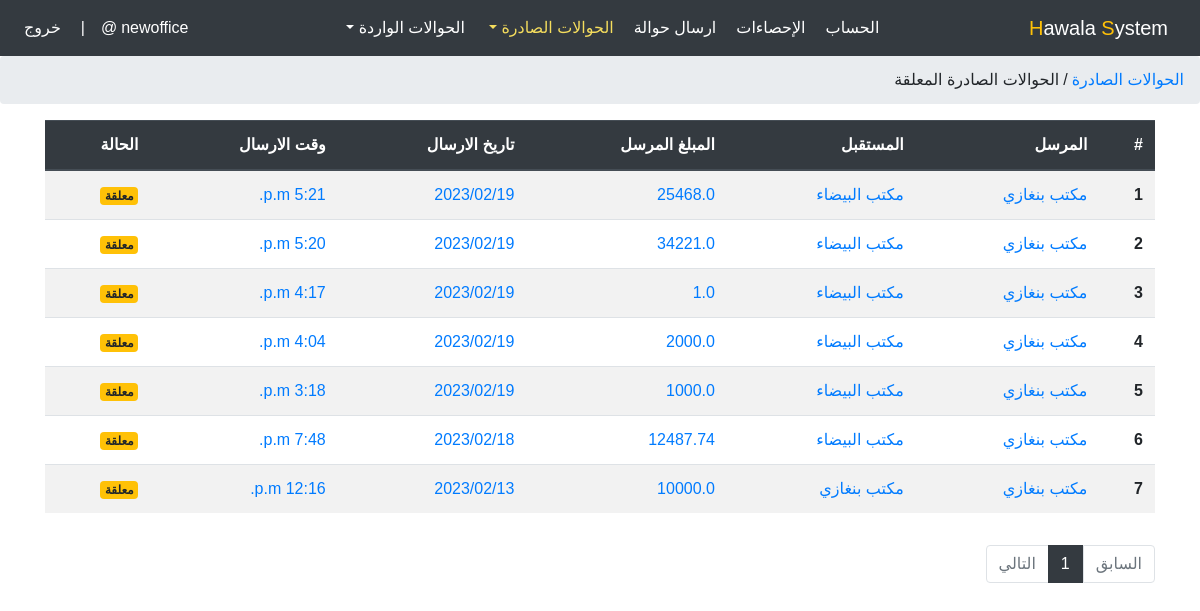
The app's page /office/waitingOutgoingTransfersList (signed in) with its own data.
### account/models.py (models this page shows, shortened)
class TblUser(AbstractUser):
    user_type = models.PositiveIntegerField(choices=USER_TYPE)

class TblOfficeUser(models.Model):
    user = models.OneToOneField(TblUser, on_delete=models.CASCADE, primary_key=True)
    name = models.CharField(max_length=100)
    bio = models.TextField(max_length=1500, null=True, blank=True)
    email = models.EmailField()
    special_phone = models.CharField(max_length=14)
    city = models.PositiveIntegerField(choices=CITY_CHOICES, default=1)
    address = models.CharField(max_length=100)
    url_address = models.CharField(max_length=200)
    create_at = models.DateTimeField(auto_now_add=True)
    update_at = models.DateTimeField(auto_now=True)

### office/models.py (models this page shows, shortened)
class TblMoneyTransfer(models.Model):
    sender_office = models.ForeignKey(TblOfficeUser, related_name='from_office', on_delete=models.CASCADE)
    recipient_office = models.ForeignKey(TblOfficeUser, related_name='to_office', on_delete=models.CASCADE)
    sent_amount = models.FloatField(validators=[MinValueValidator(1.0), MaxValueValidator(1000000000.0)])
    sender_commission = models.FloatField(validators=[MinValueValidator(1.0), MaxValueValidator(1000000.0)])
    recipient_commission = models.FloatField(validators=[MinValueValidator(1.0), MaxValueValidator(1000000.0)])
    commission_from_sender = models.FloatField(validators=[MinValueValidator(0.0), MaxValueValidator(1000000.0)])
    commission_from_recipient = models.FloatField(validators=[MinValueValidator(0.0), MaxValueValidator(1000000.0)])
    approval_by_recipient = models.BooleanField(default=False)
    sent_at = models.DateTimeField(auto_now_add=True)
    approval_at = models.DateTimeField(null=True, blank=True)
    rejection_at = models.DateTimeField(null=True, blank=True)
    note = models.TextField(max_length=200, null=True, blank=True)
    rejection = models.BooleanField(default=False)
    note2 = models.TextField(max_length=200, null=True, blank=True)
    def get_outgoing_money_order_url(self):
        return reverse('office:outgoing-money-order', kwargs={'money_order_id': self.pk})

### office/views.py (the view)
# urls.py: path('waitingOutgoingTransfersList', views.waitingOutgoingTransfersList, name="waiting-outgoing-transfers-list"),
@login_required(login_url='account:logout')
def waitingOutgoingTransfersList(request):
    if request.user.user_type != is_office:
        return redirect('account:logout')
    transfers = TblMoneyTransfer.objects.filter(sender_office=request.user.pk, approval_by_recipient=False, rejection=False).order_by('-sent_at')
    paginator = Paginator(transfers, 25)
    page_num = request.GET.get('page', 1)
    try:
        transfers = paginator.page(page_num)
    except PageNotAnInteger:
        transfers = paginator.page(1)
    except EmptyPage:
        transfers = paginator.page(paginator.num_pages)
    context = {
        'parentTitle': 'outgoing-transfers',
        'title': 'waiting-outgoing-transfers-list',
        'transfers': transfers,
    }
    return render(request, 'office/outgoingTransfers/waitingOutgoingTransfersList.html', context)

### office/templates/office/outgoingTransfers/waitingOutgoingTransfersList.html (shortened to what this page needs)
{% extends 'office.html' %}
{% block office-content %}
<ol class="breadcrumb">
    <li><a href="{% url 'office:outgoing-transfers-list' %}">الحوالات الصادرة</a></li>
    <li class="mx-1">/</li>
    <li class="active" aria-current="page">الحوالات الصادرة المعلقة</li>
</ol>
<div class="container my-3">
    <div class="row">
        <div class="col-12">
            <div class="table-responsive">
                <table class="table table-striped">
                    <thead class="thead-dark">
                    <tr>
                        <th scope="col">#</th>
                        <th scope="col">المرسل</th>
                        <th scope="col">المستقبل</th>
                        <th scope="col">المبلغ المرسل</th>
                        <th scope="col">تاريخ الارسال</th>
                        <th scope="col">وقت الارسال</th>
                        <th scope="col">الحالة</th>
                    </tr>
                    </thead>
                    <tbody>
                        {% for i in transfers %}
                        <tr>
                            <th scope="row">{{ forloop.counter }}</th>
                            <td><a href="{{ i.get_outgoing_money_order_url }}">{{ i.sender_office.name }}</a></td>
                            <td><a href="{{ i.get_outgoing_money_order_url }}">{{ i.recipient_office.name }}</a></td>
                            <td><a href="{{ i.get_outgoing_money_order_url }}">{{ i.sent_amount }}</a></td>
                            <td><a href="{{ i.get_outgoing_money_order_url }}">{{ i.sent_at.date|date:"Y/m/d" }}</a></td>
                            <td><a href="{{ i.get_outgoing_money_order_url }}">{{ i.sent_at.time }}</a></td>
                            <td><a href="{{ i.get_outgoing_money_order_url }}">
                                {% if i.approval_by_recipient == False and i.rejection == False %}<span class="badge badge-warning">معلقة</span>{% endif %}
                            </a></td>
                        </tr>
                        {% endfor %}
                    </tbody>
                </table>
            </div>
        </div>
        <div class="col-12 my-3">
          <ul class="pagination">
              {% if transfers.has_previous %}
              <li class="page-item">
                  <a class="page-link" href="?page={{ transfers.previous_page_number }}" tabindex="-1">السابق</a>
              </li>
              {% else %}
              <li class="page-item disabled">
                  <a class="page-link" href="#!" tabindex="-1">السابق</a>
              </li>
              {% endif %}
              {% for num in transfers.paginator.page_range %}
                  {% if transfers.number == num %}
                      <li class="page-item active">
                          <a class="page-link" href="?page={{ num }}">{{ num }}</a>
                      </li>
                  {% elif num > transfers.number|add:'-3' and num < transfers.number|add:'3' %}
                      <a class="d-none" href="?page={{ num }}">{{ num }}</a>
                      <li class="page-item">
                          <a class="page-link" href="?page={{ num }}">{{ num }}</a>
                      </li>
                  {% endif %}
              {% endfor %}
              {% if transfers.has_next %}
                  {% if transfers.number < transfers.paginator.num_pages|add:'-3' %}
                      <li class="page-item">
                          <span class="page-link">...</span>
                      </li>
                      <li class="page-item">
                          <a class="page-link" href="?page={{ transfers.paginator.num_pages }}">{{ transfers.paginator.num_pages }}</a>
                      </li>
                  {% elif transfers.number < transfers.paginator.num_pages|add:'-2' %}
                      <li class="page-item">
                          <a class="page-link" href="?page={{ transfers.paginator.num_pages }}">{{ transfers.paginator.num_pages }}</a>
                      </li>
                  {% endif %}
                  <li class="page-item">
                      <a class="page-link" href="?page={{transfers.next_page_number}}">التالي</a>
                  </li>
              {% else %}
              <li class="page-item disabled">
                  <a class="page-link" href="#!">التالي</a>
              </li>
              {% endif %}
          </ul>
      </div>
    </div>
</div>
{% endblock %}

### templates/office.html (shortened to what this page needs)
<!DOCTYPE html>
{% load static %}
<html>
<html lang="ar">
<head>
    <link rel="stylesheet" href="{% static 'css/bootstrap.min.css' %}">
    <link rel="stylesheet" href="{% static 'css/office.style6.css' %}">
</head>
<body>
    <nav class="navbar navbar-expand-lg navbar-dark bg-dark">
        <a class="navbar-brand" href="#"><span class="text-warning">H</span>awala <span class="text-warning">S</span>ystem</a>
        <div class="collapse navbar-collapse" id="navbarSupportedContent">
            <ul class="navbar-nav mx-auto">
                <li class="nav-item {% if title == 'office-profile' or parentTitle == 'office-profile' %}active{% endif %}">
                    <a class="nav-link" href="{% url 'office:office-profile' %}">الحساب</a>
                </li>
                <li class="nav-item {% if title == 'office-statistics' %}active{% endif %}">
                    <a class="nav-link" href="{% url 'office:office-statistics' %}">الإحصاءات</a>
                </li>
                <li class="nav-item {% if title == 'office-list' or parentTitle == 'office-list' %}active{% endif %}">
                    <a class="nav-link" href="{% url 'office:office-list' %}">ارسال حوالة</a>
                </li>
                <li class="nav-item dropdown {% if parentTitle == 'outgoing-transfers' %}active{% endif %}">
                    <a class="nav-link dropdown-toggle" href="#" id="navbarDropdown" role="button" data-toggle="dropdown" aria-haspopup="true" aria-expanded="false">
                        الحوالات الصادرة
                    </a>
                </li>
                <li class="nav-item dropdown {% if parentTitle == 'incoming-transfers' %}active{% endif %}">
                    <a class="nav-link dropdown-toggle" href="#" id="navbarDropdown" role="button" data-toggle="dropdown" aria-haspopup="true" aria-expanded="false">
                        الحوالات الواردة
                    </a>
                </li>
            </ul>
            <ul class="navbar-nav">
                <li class="nav-item">
                    <span class="nav-link">{{ request.user.username }}@</span>
                </li>
                <li class="nav-item d-lg-inline-block d-none">
                    <span class="nav-link">|</span>
                </li>
                <li class="nav-item">
                    <a class="nav-link" href="{% url 'account:logout' %}">خروج</a>
                </li>
            </ul>
        </div>
    </nav>
    {% block office-content %}{% endblock %}
</body>
</html>

### static/css/office.style6.css (style rules this page uses)
html { scroll-behavior: smooth; }
body { direction: rtl; text-align: right; font-family: sans-serif; font-size: 1rem; font-weight: 400; line-height: 1.5; }
* { padding: 0; margin: 0; text-decoration: none; box-sizing: border-box; }
a, a:hover { text-decoration: none; cursor: pointer; transition: all 0.5s ease; }
nav.navbar a.navbar-brand { color: white !important; }
nav.navbar .nav-link { color: white !important; }
li.active a.nav-link, li a.nav-link:hover { color: #f5dd5d !important; }
.pagination .page-item.active .page-link { z-index:1;color:#fff;background-color:#343a40;border-color:#343a40 }
.pagination .page-item:last-child .page-link { border-radius:0;border-top-left-radius:.25rem;border-bottom-left-radius:.25rem }
.pagination .page-item:first-child .page-link { border-radius:0;border-top-right-radius:.25rem;border-bottom-right-radius:.25rem; }

### records on screen
TblUser: user.username "newoffice"
TblMoneyTransfer: sender_office.name "مكتب بنغازي", recipient_office.name "مكتب البيضاء", sent_amount "25468.0", sent_at "2023/02/19", sent_at.time "5:21 p.m.", approval_by_recipient "معلقة"
TblMoneyTransfer: sender_office.name "مكتب بنغازي", recipient_office.name "مكتب البيضاء", sent_amount "34221.0", sent_at "2023/02/19", sent_at.time "5:20 p.m.", approval_by_recipient "معلقة"
TblMoneyTransfer: sender_office.name "مكتب بنغازي", recipient_office.name "مكتب البيضاء", sent_amount "1.0", sent_at "2023/02/19", sent_at.time "4:17 p.m.", approval_by_recipient "معلقة"
TblMoneyTransfer: sender_office.name "مكتب بنغازي", recipient_office.name "مكتب البيضاء", sent_amount "2000.0", sent_at "2023/02/19", sent_at.time "4:04 p.m.", approval_by_recipient "معلقة"
TblMoneyTransfer: sender_office.name "مكتب بنغازي", recipient_office.name "مكتب البيضاء", sent_amount "1000.0", sent_at "2023/02/19", sent_at.time "3:18 p.m.", approval_by_recipient "معلقة"
TblMoneyTransfer: sender_office.name "مكتب بنغازي", recipient_office.name "مكتب البيضاء", sent_amount "12487.74", sent_at "2023/02/18", sent_at.time "7:48 p.m.", approval_by_recipient "معلقة"
TblMoneyTransfer: sender_office.name "مكتب بنغازي", recipient_office.name "مكتب بنغازي", sent_amount "10000.0", sent_at "2023/02/13", sent_at.time "12:16 p.m.", approval_by_recipient "معلقة"

### other values on screen
{{ num }} "1"
